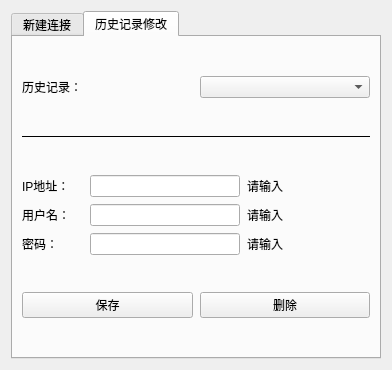
<?xml version="1.0" encoding="UTF-8"?>
<ui version="4.0">
 <class>connect_param</class>
 <widget class="QDialog" name="connect_param">
  <property name="geometry">
   <rect>
    <x>0</x>
    <y>0</y>
    <width>392</width>
    <height>370</height>
   </rect>
  </property>
  <property name="windowTitle">
   <string>连接参数</string>
  </property>
  <property name="sizeGripEnabled">
   <bool>false</bool>
  </property>
  <property name="modal">
   <bool>false</bool>
  </property>
  <layout class="QVBoxLayout" name="verticalLayout">
   <item>
    <widget class="QTabWidget" name="tabWidget">
     <property name="currentIndex">
      <number>1</number>
     </property>
     <property name="tabBarAutoHide">
      <bool>true</bool>
     </property>
     <widget class="QWidget" name="tab_new_connect">
      <attribute name="title">
       <string>新建连接</string>
      </attribute>
      <layout class="QVBoxLayout" name="verticalLayout_2" stretch="1,1,1,1,8,1">
       <property name="spacing">
        <number>7</number>
       </property>
       <property name="leftMargin">
        <number>11</number>
       </property>
       <property name="topMargin">
        <number>11</number>
       </property>
       <item>
        <layout class="QHBoxLayout" name="horizontalLayout">
         <item>
          <widget class="QLabel" name="label">
           <property name="text">
            <string>历史记录：</string>
           </property>
          </widget>
         </item>
         <item>
          <widget class="QComboBox" name="comboBox_history1">
           <property name="toolTip">
            <string>&lt;html&gt;&lt;head/&gt;&lt;body&gt;&lt;p&gt;历史记录&lt;/p&gt;&lt;/body&gt;&lt;/html&gt;</string>
           </property>
          </widget>
         </item>
        </layout>
       </item>
       <item>
        <widget class="Line" name="line">
         <property name="frameShadow">
          <enum>QFrame::Plain</enum>
         </property>
         <property name="orientation">
          <enum>Qt::Horizontal</enum>
         </property>
        </widget>
       </item>
       <item>
        <layout class="QHBoxLayout" name="horizontalLayout_2">
         <item>
          <widget class="QLabel" name="label_5">
           <property name="text">
            <string>连接状态：</string>
           </property>
          </widget>
         </item>
         <item>
          <widget class="QLabel" name="label_connect_state">
           <property name="text">
            <string>未连接</string>
           </property>
          </widget>
         </item>
         <item>
          <widget class="QPushButton" name="btn_disconnect">
           <property name="toolTip">
            <string>&lt;html&gt;&lt;head/&gt;&lt;body&gt;&lt;p&gt;断开当前机器人连接&lt;/p&gt;&lt;/body&gt;&lt;/html&gt;</string>
           </property>
           <property name="text">
            <string>断开</string>
           </property>
          </widget>
         </item>
        </layout>
       </item>
       <item>
        <widget class="Line" name="line_2">
         <property name="frameShadow">
          <enum>QFrame::Plain</enum>
         </property>
         <property name="orientation">
          <enum>Qt::Horizontal</enum>
         </property>
        </widget>
       </item>
       <item>
        <layout class="QGridLayout" name="gridLayout" rowstretch="0,0,0">
         <item row="2" column="1">
          <widget class="QLineEdit" name="lineEdit_3">
           <property name="maximumSize">
            <size>
             <width>150</width>
             <height>16777215</height>
            </size>
           </property>
           <property name="toolTip">
            <string>&lt;html&gt;&lt;head/&gt;&lt;body&gt;&lt;p&gt;机器人SFTP传输密码&lt;/p&gt;&lt;/body&gt;&lt;/html&gt;</string>
           </property>
           <property name="echoMode">
            <enum>QLineEdit::PasswordEchoOnEdit</enum>
           </property>
          </widget>
         </item>
         <item row="1" column="1">
          <widget class="QLineEdit" name="lineEdit_2">
           <property name="maximumSize">
            <size>
             <width>150</width>
             <height>16777215</height>
            </size>
           </property>
           <property name="toolTip">
            <string>&lt;html&gt;&lt;head/&gt;&lt;body&gt;&lt;p&gt;机器人SFTP传输用户名&lt;/p&gt;&lt;/body&gt;&lt;/html&gt;</string>
           </property>
          </widget>
         </item>
         <item row="2" column="0">
          <widget class="QLabel" name="label_4">
           <property name="text">
            <string>密码：</string>
           </property>
          </widget>
         </item>
         <item row="0" column="0">
          <widget class="QLabel" name="label_2">
           <property name="maximumSize">
            <size>
             <width>60</width>
             <height>16777215</height>
            </size>
           </property>
           <property name="text">
            <string>IP地址：</string>
           </property>
          </widget>
         </item>
         <item row="0" column="1">
          <widget class="QLineEdit" name="lineEdit">
           <property name="maximumSize">
            <size>
             <width>150</width>
             <height>16777215</height>
            </size>
           </property>
           <property name="toolTip">
            <string>&lt;html&gt;&lt;head/&gt;&lt;body&gt;&lt;p&gt;机器人IP&lt;/p&gt;&lt;/body&gt;&lt;/html&gt;</string>
           </property>
          </widget>
         </item>
         <item row="1" column="0">
          <widget class="QLabel" name="label_3">
           <property name="text">
            <string>用户名：</string>
           </property>
          </widget>
         </item>
         <item row="0" column="2">
          <widget class="QLabel" name="label_ip_result1">
           <property name="maximumSize">
            <size>
             <width>140</width>
             <height>16777215</height>
            </size>
           </property>
           <property name="text">
            <string>请输入</string>
           </property>
          </widget>
         </item>
         <item row="1" column="2">
          <widget class="QLabel" name="label_name_result1">
           <property name="maximumSize">
            <size>
             <width>140</width>
             <height>16777215</height>
            </size>
           </property>
           <property name="text">
            <string>请输入</string>
           </property>
          </widget>
         </item>
         <item row="2" column="2">
          <widget class="QLabel" name="label_pass_result1">
           <property name="maximumSize">
            <size>
             <width>140</width>
             <height>16777215</height>
            </size>
           </property>
           <property name="text">
            <string>请输入</string>
           </property>
          </widget>
         </item>
        </layout>
       </item>
       <item>
        <layout class="QHBoxLayout" name="horizontalLayout_3">
         <item>
          <widget class="QPushButton" name="btn_defalt">
           <property name="cursor">
            <cursorShape>PointingHandCursor</cursorShape>
           </property>
           <property name="toolTip">
            <string>&lt;html&gt;&lt;head/&gt;&lt;body&gt;&lt;p&gt;默认机器人参数&lt;/p&gt;&lt;/body&gt;&lt;/html&gt;</string>
           </property>
           <property name="text">
            <string>默认</string>
           </property>
          </widget>
         </item>
         <item>
          <widget class="QPushButton" name="btn_connect">
           <property name="toolTip">
            <string>&lt;html&gt;&lt;head/&gt;&lt;body&gt;&lt;p&gt;连接机器人&lt;/p&gt;&lt;/body&gt;&lt;/html&gt;</string>
           </property>
           <property name="text">
            <string>连接</string>
           </property>
          </widget>
         </item>
         <item>
          <widget class="QPushButton" name="btn_cancel">
           <property name="toolTip">
            <string>&lt;html&gt;&lt;head/&gt;&lt;body&gt;&lt;p&gt;清空输入框信息&lt;/p&gt;&lt;/body&gt;&lt;/html&gt;</string>
           </property>
           <property name="text">
            <string>取消</string>
           </property>
          </widget>
         </item>
        </layout>
       </item>
      </layout>
     </widget>
     <widget class="QWidget" name="tab_history_connect">
      <attribute name="title">
       <string>历史记录修改</string>
      </attribute>
      <layout class="QVBoxLayout" name="verticalLayout_5" stretch="1,1,3,2">
       <property name="spacing">
        <number>7</number>
       </property>
       <item>
        <layout class="QHBoxLayout" name="horizontalLayout_10">
         <item>
          <widget class="QLabel" name="label_19">
           <property name="text">
            <string>历史记录：</string>
           </property>
          </widget>
         </item>
         <item>
          <widget class="QComboBox" name="comboBox_histroy2">
           <property name="toolTip">
            <string>&lt;html&gt;&lt;head/&gt;&lt;body&gt;&lt;p&gt;历史记录&lt;/p&gt;&lt;/body&gt;&lt;/html&gt;</string>
           </property>
          </widget>
         </item>
        </layout>
       </item>
       <item>
        <widget class="Line" name="line_8">
         <property name="frameShadow">
          <enum>QFrame::Plain</enum>
         </property>
         <property name="orientation">
          <enum>Qt::Horizontal</enum>
         </property>
        </widget>
       </item>
       <item>
        <layout class="QGridLayout" name="gridLayout_4">
         <item row="0" column="2" colspan="2">
          <widget class="QLabel" name="label_ip_result2">
           <property name="text">
            <string>请输入</string>
           </property>
          </widget>
         </item>
         <item row="0" column="0">
          <widget class="QLabel" name="label_20">
           <property name="text">
            <string>IP地址：</string>
           </property>
          </widget>
         </item>
         <item row="1" column="0">
          <widget class="QLabel" name="label_21">
           <property name="text">
            <string>用户名：</string>
           </property>
          </widget>
         </item>
         <item row="2" column="0">
          <widget class="QLabel" name="label_22">
           <property name="text">
            <string>密码：</string>
           </property>
          </widget>
         </item>
         <item row="2" column="2" colspan="2">
          <widget class="QLabel" name="label_pass_result2">
           <property name="text">
            <string>请输入</string>
           </property>
          </widget>
         </item>
         <item row="2" column="1">
          <widget class="QLineEdit" name="lineEdit_9">
           <property name="maximumSize">
            <size>
             <width>150</width>
             <height>16777215</height>
            </size>
           </property>
           <property name="toolTip">
            <string>&lt;html&gt;&lt;head/&gt;&lt;body&gt;&lt;p&gt;机器人SFTP传输密码&lt;/p&gt;&lt;/body&gt;&lt;/html&gt;</string>
           </property>
           <property name="echoMode">
            <enum>QLineEdit::PasswordEchoOnEdit</enum>
           </property>
          </widget>
         </item>
         <item row="1" column="1">
          <widget class="QLineEdit" name="lineEdit_8">
           <property name="maximumSize">
            <size>
             <width>150</width>
             <height>16777215</height>
            </size>
           </property>
           <property name="toolTip">
            <string>&lt;html&gt;&lt;head/&gt;&lt;body&gt;&lt;p&gt;机器人SFTP传输用户名&lt;/p&gt;&lt;/body&gt;&lt;/html&gt;</string>
           </property>
          </widget>
         </item>
         <item row="1" column="2" colspan="2">
          <widget class="QLabel" name="label_name_result2">
           <property name="text">
            <string>请输入</string>
           </property>
          </widget>
         </item>
         <item row="0" column="1">
          <widget class="QLineEdit" name="lineEdit_7">
           <property name="enabled">
            <bool>true</bool>
           </property>
           <property name="maximumSize">
            <size>
             <width>150</width>
             <height>16777215</height>
            </size>
           </property>
           <property name="toolTip">
            <string>&lt;html&gt;&lt;head/&gt;&lt;body&gt;&lt;p&gt;机器人IP&lt;/p&gt;&lt;/body&gt;&lt;/html&gt;</string>
           </property>
           <property name="inputMethodHints">
            <set>Qt::ImhNone</set>
           </property>
           <property name="text">
            <string/>
           </property>
           <property name="echoMode">
            <enum>QLineEdit::Normal</enum>
           </property>
           <property name="dragEnabled">
            <bool>false</bool>
           </property>
           <property name="readOnly">
            <bool>false</bool>
           </property>
          </widget>
         </item>
        </layout>
       </item>
       <item>
        <layout class="QHBoxLayout" name="horizontalLayout_11">
         <item>
          <widget class="QPushButton" name="btn_save">
           <property name="toolTip">
            <string>&lt;html&gt;&lt;head/&gt;&lt;body&gt;&lt;p&gt;保存历史记录&lt;/p&gt;&lt;/body&gt;&lt;/html&gt;</string>
           </property>
           <property name="text">
            <string>保存</string>
           </property>
          </widget>
         </item>
         <item>
          <widget class="QPushButton" name="btn_delate">
           <property name="toolTip">
            <string>&lt;html&gt;&lt;head/&gt;&lt;body&gt;&lt;p&gt;删除历史记录&lt;/p&gt;&lt;/body&gt;&lt;/html&gt;</string>
           </property>
           <property name="text">
            <string>删除</string>
           </property>
          </widget>
         </item>
        </layout>
       </item>
      </layout>
     </widget>
    </widget>
   </item>
  </layout>
 </widget>
 <tabstops>
  <tabstop>tabWidget</tabstop>
  <tabstop>comboBox_history1</tabstop>
  <tabstop>btn_disconnect</tabstop>
  <tabstop>lineEdit</tabstop>
  <tabstop>lineEdit_2</tabstop>
  <tabstop>lineEdit_3</tabstop>
  <tabstop>btn_defalt</tabstop>
  <tabstop>btn_connect</tabstop>
  <tabstop>btn_cancel</tabstop>
  <tabstop>comboBox_histroy2</tabstop>
  <tabstop>lineEdit_7</tabstop>
  <tabstop>lineEdit_8</tabstop>
  <tabstop>lineEdit_9</tabstop>
  <tabstop>btn_save</tabstop>
  <tabstop>btn_delate</tabstop>
 </tabstops>
 <resources/>
 <connections/>
</ui>
